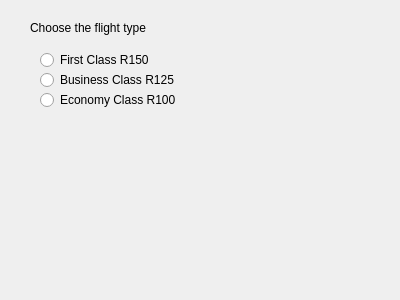
<?xml version="1.0" encoding="UTF-8"?>
<ui version="4.0">
 <class>Dialog</class>
 <widget class="QDialog" name="Dialog">
  <property name="geometry">
   <rect>
    <x>0</x>
    <y>0</y>
    <width>400</width>
    <height>300</height>
   </rect>
  </property>
  <property name="windowTitle">
   <string>Dialog</string>
  </property>
  <widget class="QLabel" name="label">
   <property name="geometry">
    <rect>
     <x>30</x>
     <y>20</y>
     <width>311</width>
     <height>16</height>
    </rect>
   </property>
   <property name="text">
    <string>Choose the flight type</string>
   </property>
  </widget>
  <widget class="QLabel" name="labelFare">
   <property name="geometry">
    <rect>
     <x>30</x>
     <y>130</y>
     <width>321</width>
     <height>20</height>
    </rect>
   </property>
   <property name="text">
    <string/>
   </property>
  </widget>
  <widget class="QRadioButton" name="radioButtonFirstClass">
   <property name="geometry">
    <rect>
     <x>40</x>
     <y>50</y>
     <width>301</width>
     <height>20</height>
    </rect>
   </property>
   <property name="text">
    <string>First Class R150</string>
   </property>
  </widget>
  <widget class="QRadioButton" name="radioButtonBusinessClass">
   <property name="geometry">
    <rect>
     <x>40</x>
     <y>70</y>
     <width>301</width>
     <height>20</height>
    </rect>
   </property>
   <property name="text">
    <string>Business Class R125</string>
   </property>
  </widget>
  <widget class="QRadioButton" name="radioButtonEconomyClass">
   <property name="geometry">
    <rect>
     <x>40</x>
     <y>90</y>
     <width>301</width>
     <height>20</height>
    </rect>
   </property>
   <property name="text">
    <string>Economy Class R100</string>
   </property>
  </widget>
 </widget>
 <resources/>
 <connections/>
</ui>
